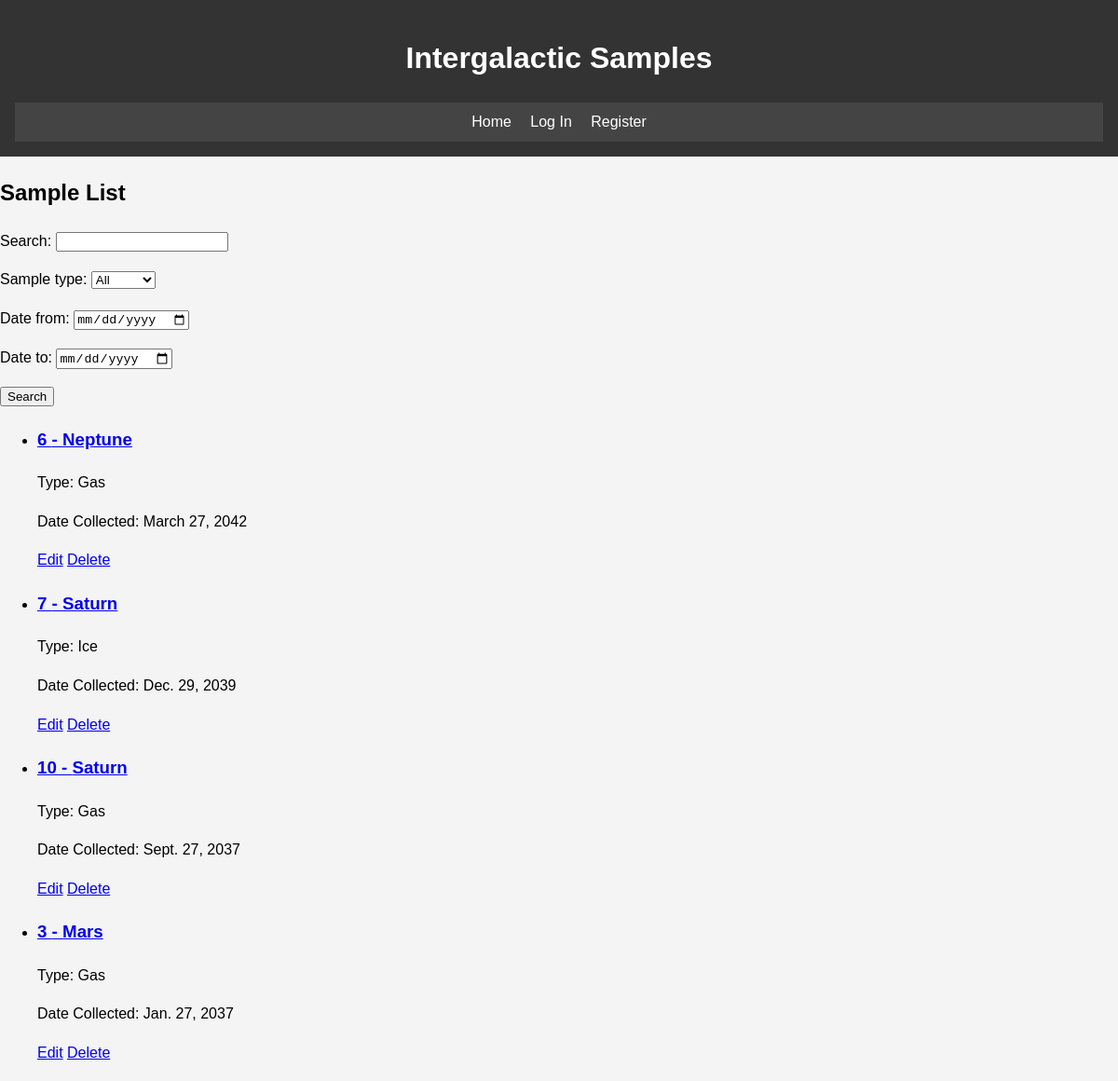
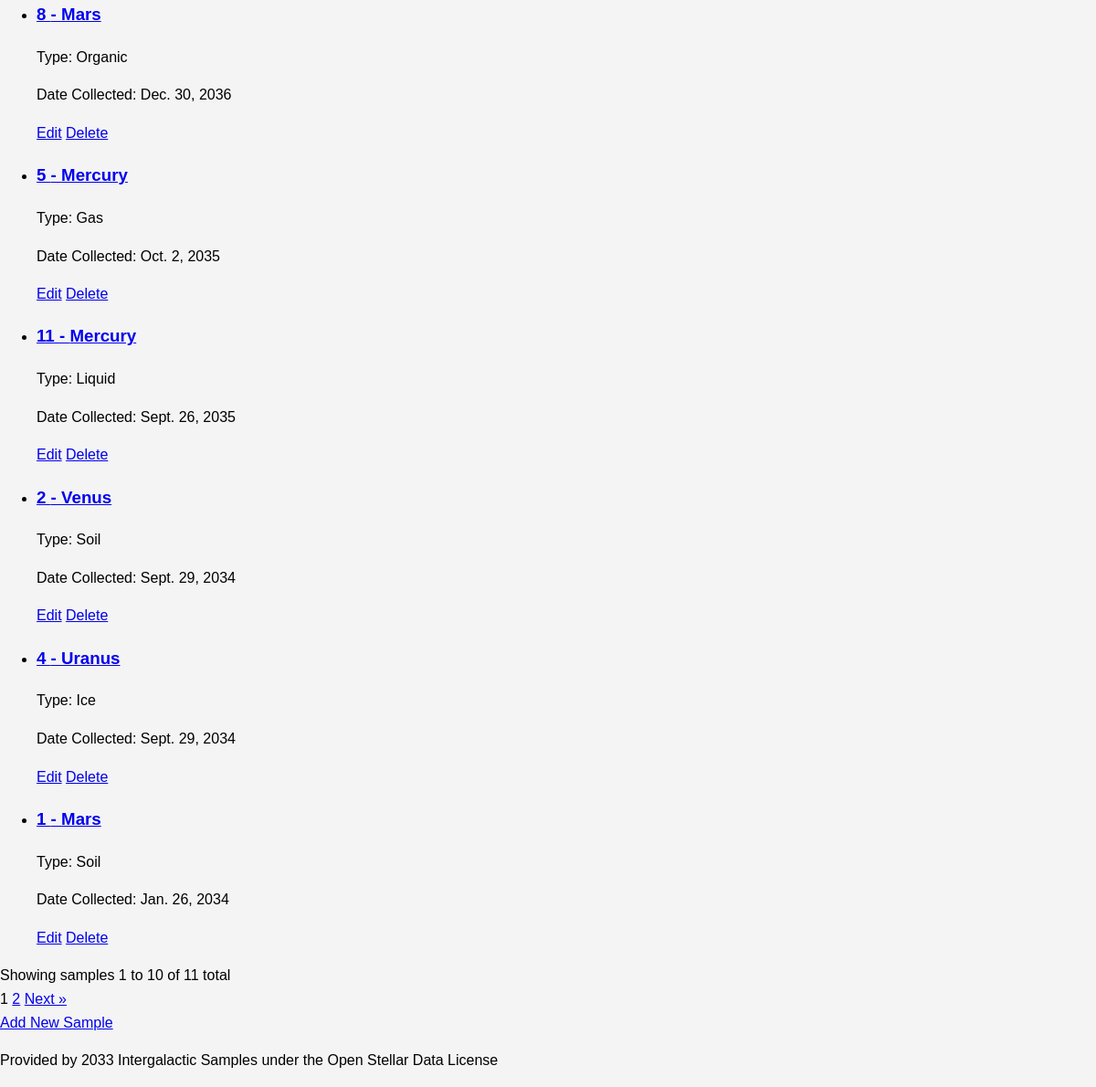
The page / on the database its author committed (2 pictures, top to bottom).
### samples/models.py (models this page shows, shortened)
class Sample(models.Model):
    SAMPLE_TYPES = [
        ('ROCK', 'Rock'),
        ('SOIL', 'Soil'),
        ('LIQUID', 'Liquid'),
        ('GAS', 'Gas'),
        ('ICE', 'Ice'),
        ('ORGANIC', 'Organic'),
    ]
    sample_id = models.IntegerField(unique=True, primary_key=True)
    planet = models.CharField(max_length=100)
    sample_type = models.CharField(max_length=20, choices=SAMPLE_TYPES)
    date_collected = models.DateField()
    description = models.TextField()
    mass = models.FloatField(help_text="Mass in grams")
    collector = models.ForeignKey(User, on_delete=models.CASCADE)
    class Meta:
        ordering = ['-date_collected']

### samples/views.py (the view)
# urls.py: path('', views.sample_list, name='sample_list'),
def sample_list(request):
    samples = Sample.objects.all()
    form = SampleSearchForm(request.GET)
    if form.is_valid():
        query = form.cleaned_data.get('query')
        sample_type = form.cleaned_data.get('sample_type')
        date_from = form.cleaned_data.get('date_from')
        date_to = form.cleaned_data.get('date_to')
        if query:
            samples = samples.filter(
                Q(sample_id__icontains=query) |
                Q(planet__icontains=query) |
                Q(description__icontains=query)
            )
        if sample_type:
            samples = samples.filter(sample_type=sample_type)
        if date_from:
            samples = samples.filter(date_collected__gte=date_from)
        if date_to:
            samples = samples.filter(date_collected__lte=date_to)
    page = request.GET.get('page', 1)
    paginator = Paginator(samples, 10)  # Show 10 samples per page
    try:
        samples = paginator.page(page)
    except PageNotAnInteger:
        samples = paginator.page(1)
    except EmptyPage:
        samples = paginator.page(paginator.num_pages)
    return render(request, 'samples/sample_list.html', {'samples': samples, 'form': form})

### samples/forms.py
class SampleSearchForm(forms.Form):
    query = forms.CharField(label='Search', max_length=100, required=False)
    sample_type = forms.ChoiceField(choices=[('', 'All')] + Sample.SAMPLE_TYPES, required=False)
    date_from = forms.DateField(label='Date from', required=False, widget=forms.DateInput(attrs={'type': 'date'}))
    date_to = forms.DateField(label='Date to', required=False, widget=forms.DateInput(attrs={'type': 'date'}))

### samples/templates/samples/sample_list.html (shortened to what this page needs)
{% extends 'samples/base.html' %}
{% block content %}
    <h2>Sample List</h2>
    <form method="get" class="search-form">
        {{ form.as_p }}
        <button type="submit" class="btn">Search</button>
    </form>
    <ul class="sample-list">
    {% for sample in samples %}
        <li class="sample-item">
            <h3>
                <a href="{% url 'sample_detail' pk=sample.pk %}">
                    {{ sample.sample_id }} - {{ sample.planet }}
                </a>
            </h3>
            <p>Type: {{ sample.get_sample_type_display }}</p>
            <p>Date Collected: {{ sample.date_collected }}</p>
            <a href="{% url 'sample_update' pk=sample.pk %}" class="btn">Edit</a>
            <a href="{% url 'sample_delete' pk=sample.pk %}" class="btn delete-btn">Delete</a>
        </li>
        {% empty %}
        <li>No samples found matching your search criteria.</li>
    {% endfor %}
    </ul>
    {% if samples.has_other_pages %}
    <div class="page-info">
        Showing samples {{ samples.start_index }} to {{ samples.end_index }} of {{ samples.paginator.count }} total
    </div>
    <div class="pagination">
        {% for i in samples.paginator.page_range %}
            {% if samples.number == i %}
                <span class="btn active">{{ i }}</span>
            {% else %}
                <a href="?page={{ i }}{% for key, value in request.GET.items %}{% if key != 'page' %}&{{ key }}={{ value }}{% endif %}{% endfor %}" class="btn">{{ i }}</a>
            {% endif %}
        {% endfor %}
        {% if samples.has_next %}
            <a href="?page={{ samples.next_page_number }}{% for key, value in request.GET.items %}{% if key != 'page' %}&{{ key }}={{ value }}{% endif %}{% endfor %}" class="btn">Next &raquo;</a>
        {% endif %}
    </div>
    {% endif %}
    <a href="{% url 'sample_create' %}" class="btn">Add New Sample</a>
{% endblock %}

### samples/templates/samples/base.html (shortened to what this page needs)
{% load static %}
<!DOCTYPE html>
<html lang="en">
    <head>
        <link rel="stylesheet" href="{% static 'samples/css/style.css' %}">
    </head>
<body>
    <header>
        <h1>Intergalactic Samples</h1>
        <nav>
            <a href="{% url 'sample_list' %}">Home</a>
            {% if user.is_authenticated %}
                <a href="{% url 'user_dashboard' %}">Dashboard</a>
                <a href="{% url 'sample_create' %}">Add Sample</a>
                <span>Welcome, {{ user.username }}!</span>
                <a href="{% url 'logout' %}">Log Out</a>
            {% else %}
                <a href="{% url 'login' %}">Log In</a>
                <a href="{% url 'register' %}">Register</a>
            {% endif %}
        </nav>
    </header>
    <main>
        {% block content %}
        {% endblock %}
    </main>
    <footer>
        <p>Provided by 2033 Intergalactic Samples under the Open Stellar Data License</p>
    </footer>
</body>
</html>

### samples/static/samples/css/style.css (style rules this page uses)
body { font-family: Arial, sans-serif; line-height: 1.6; margin: 0; padding: 0; background-color: #f4f4f4; }
header { background-color: #333; color: #fff; text-align: center; padding: 1rem; }
nav { background-color: #444; padding: 0.5rem; }
nav a { color: #fff; text-decoration: none; padding: 0.5rem; }

### rows shown on the page
Sample: sample_id "6", planet "Neptune", sample_type "Gas", date_collected "March 27, 2042"
Sample: sample_id "7", planet "Saturn", sample_type "Ice", date_collected "Dec. 29, 2039"
Sample: sample_id "10", planet "Saturn", sample_type "Gas", date_collected "Sept. 27, 2037"
Sample: sample_id "3", planet "Mars", sample_type "Gas", date_collected "Jan. 27, 2037"
Sample: sample_id "8", planet "Mars", sample_type "Organic", date_collected "Dec. 30, 2036"
Sample: sample_id "5", planet "Mercury", sample_type "Gas", date_collected "Oct. 2, 2035"
Sample: sample_id "11", planet "Mercury", sample_type "Liquid", date_collected "Sept. 26, 2035"
Sample: sample_id "2", planet "Venus", sample_type "Soil", date_collected "Sept. 29, 2034"
Sample: sample_id "4", planet "Uranus", sample_type "Ice", date_collected "Sept. 29, 2034"
Sample: sample_id "1", planet "Mars", sample_type "Soil", date_collected "Jan. 26, 2034"

### other values the page prints
{{ samples.start_index }} "1"
{{ samples.end_index }} "10"
{{ samples.paginator.count }} "11"
{{ i }} "1"
{{ i }} "2"
